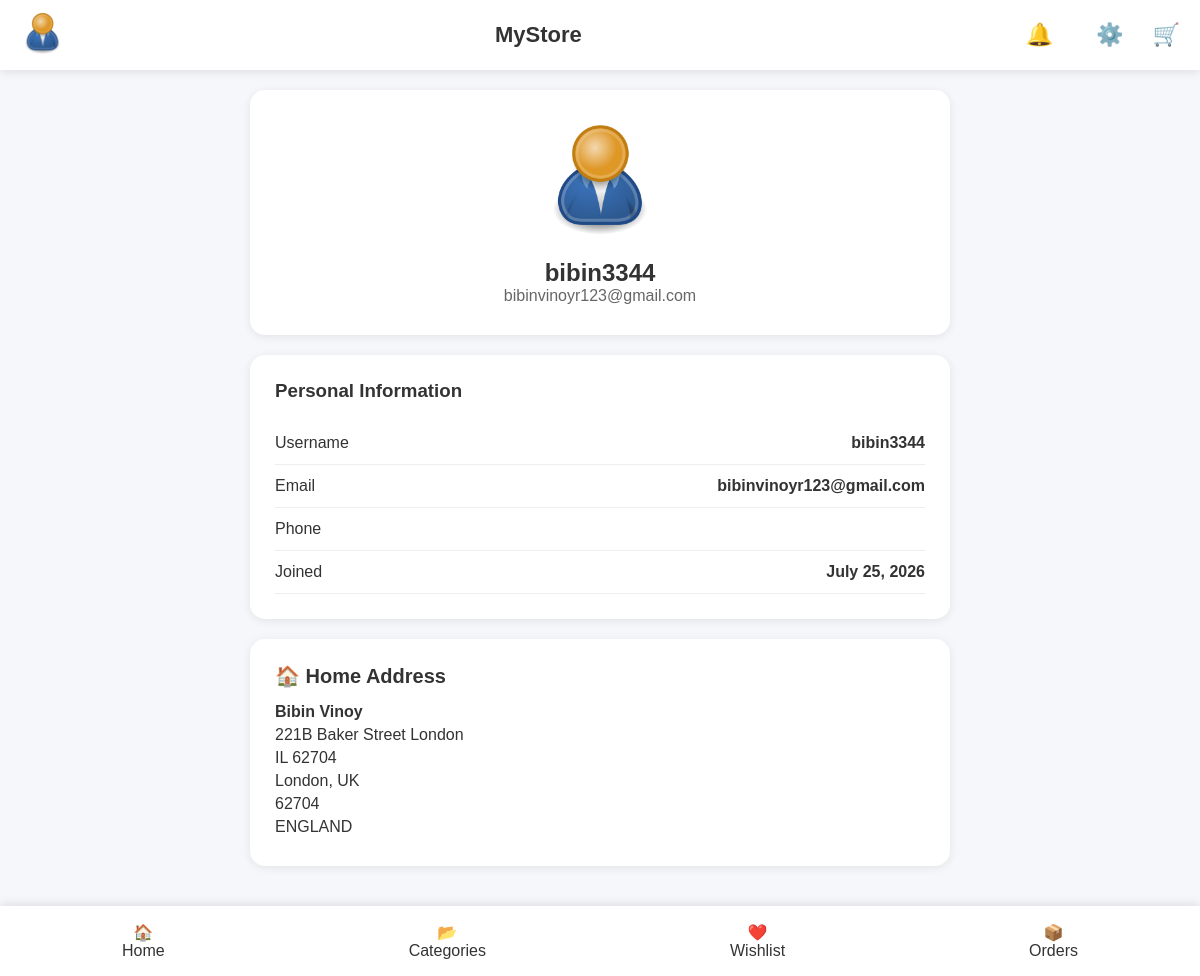
/profile/ (signed in), run on the app's committed database.
### accounts/models.py (models this page shows, shortened)
class User(AbstractUser):
    phone = models.CharField(max_length=15, blank=True)
    profile_image = models.ImageField(
        default='images/default-profile.png',
        upload_to="profiles/",
        blank=True,
        null=True
    )

class Address(models.Model):
    ADDRESS_TYPES = (
        ('home', 'Home'),
        ('office', 'Office'),
    )
    address_type = models.CharField(
        max_length=10,
        choices=ADDRESS_TYPES,
        default='home'
    )
    user = models.ForeignKey(
        User,
        on_delete=models.CASCADE,
        related_name="addresses"
    )
    full_name = models.CharField(
        max_length=100
    )
    phone_number = models.CharField(
        max_length=20,
    )
    address_line_1 = models.CharField(
        max_length=255
    )
    address_line_2 = models.CharField(
        max_length=255,
        blank=True
    )
    city = models.CharField(
        max_length=100
    )
    state = models.CharField(
        max_length=100
    )
    postal_code = models.CharField(
        max_length=20
    )
    country = models.CharField(
        max_length=100
    )
    is_default = models.BooleanField(
        default=False
    )

### accounts/views.py (the view)
# urls.py: path('profile/',views.user_profile,name='user_profile'),
@login_required(login_url='login')
def user_profile(request):
    profile=request.user
    address=profile.addresses.all()
    home_address = address.filter(address_type='home').first()
    office_address = address.filter(address_type='office').first()
    context={'profile':profile,'home_address':home_address,'office_address':office_address}
    return render(request,'account/profile.html',context)

### template/account/profile.html (shortened to what this page needs)
{% extends 'base.html' %}
{% load static %}
{% block extra_css %}
<link rel="stylesheet" href="{% static 'css/profile.css' %}">
<link rel="stylesheet" href="{% static 'css/address.css' %}">
{% endblock %}
{% block content %}
<div class="profile-container">
    <div class="profile-card">
     {% if user.profile_image %}
        <img
            src="{{ user.profile_image.url }}"
            alt="Profile"
            class="profile-image-large"
        >
     {% else %}
        <img
            src="{% static 'images/default-profile.png' %}"
            alt="Profile"
            class="profile-image-large"
        >
     {% endif %}
        <h2>{{profile.username}}</h2>
        <p class="profile-email">
            {{profile.email}}
        </p>
    </div>
    <div class="info-card">
        <h3>Personal Information</h3>
        <div class="info-row">
            <span>Username</span>
            <strong>{{profile.username}}</strong>
        </div>
        <div class="info-row">
            <span>Email</span>
            <strong>{{profile.email}}</strong>
        </div>
        <div class="info-row">
            <span>Phone</span>
        </div>
        <div class="info-row">
            <span>Joined</span>
            <strong>{{ user.date_joined|date:"F j, Y" }}</strong>
        </div>
    </div>
{% if home_address or office_address %}
    {% if home_address %}
    <div class="address-card">
        <div class="address-type">
            🏠 Home Address
        </div>
        <div class="address-content">
            <p><strong>{{ home_address.full_name }}</strong></p>
            <p>{{ home_address.address_line_1 }}</p>
            <p>{{ home_address.address_line_2 }}</p>
            <p>{{ home_address.city }}, {{ home_address.state }}</p>
            <p>{{ home_address.postal_code }}</p>
            <p>{{ home_address.country }}</p>
        </div>
    </div>
    {% endif %}
{% endif %}
    </div>
    {% endblock %}

### template/includes/navbar.html (shortened to what this page needs)
{% load static %}
<header class="top-navbar">
  <div class="left-section">
    {% if user.profile_image %}
    <a href="{% url 'user_profile' %}">
      <img
        src="{{ user.profile_image.url }}"
        alt="Profile"
        class="profile-image"
      />
    </a>
    {% endif %}
  </div>
  <div class="center-section">
    <h2 class="logo">MyStore</h2>
  </div>
  <div class="right-section">
    {% if user.is_authenticated %}
    <div class="notification-container">
      <button class="icon-btn">🔔</button>
    </div>
    {% endif %}
    <div class="settings-container">
      <button class="icon-btn settings-btn">⚙️</button>
    </div>
    {% if user.is_authenticated %}
    <a href="{% url 'cart:cart' %}" class="icon-btn"> 🛒 </a>
    {% endif %}
  </div>
</header>

### static/css/base.css (style rules this page uses)
* { margin: 0; padding: 0; box-sizing: border-box; }
body { font-family: Arial, sans-serif; background: #f5f7fa; color: #333; }
.top-navbar { position: fixed; top: 0; width: 100%; height: 70px; background: white; display: flex; justify-content: space-between; align-items: center; padding: 0 20px; box-shadow: 0 2px 10px rgba(0, 0, 0, 0.1); z-index: 1000; }
.profile-image { width: 45px; height: 45px; border-radius: 50%; object-fit: cover; }
.logo { font-size: 22px; }
.right-section { display: flex; gap: 15px; align-items: center; }
.icon-btn { background: none; border: none; text-decoration: none; font-size: 22px; cursor: pointer; }
.settings-container, .notification-container { position: relative; }

### static/css/profile.css (style rules this page uses)
.profile-container { max-width:700px; margin:auto; }
.profile-card { background:white; padding:30px; border-radius:15px; text-align:center; margin-bottom:20px; box-shadow:0 2px 10px rgba(0,0,0,.08); }
.profile-image-large { width:120px; height:120px; border-radius:50%; object-fit:cover; margin-bottom:15px; }
.profile-email { color:#666; }
.info-card, .form-card { background:white; padding:25px; border-radius:15px; margin-bottom:20px; box-shadow:0 2px 10px rgba(0,0,0,.08); }
.info-card h3, .form-card h2 { margin-bottom:20px; }
.info-row { display:flex; justify-content:space-between; padding:12px 0; border-bottom:1px solid #eee; }
button { width:100%; padding:12px; border:none; border-radius:8px; cursor:pointer; background:#2563eb; color:white; }

### static/css/address.css (style rules this page uses)
.address-card { background:white; border-radius:15px; padding:25px; margin-bottom:20px; box-shadow:0 2px 10px rgba(0,0,0,.08); }
.address-type { font-size:20px; font-weight:600; margin-bottom:15px; }
.address-content p { margin-bottom:5px; }
button { width:100%; padding:14px; border:none; border-radius:8px; background:#2563eb; color:white; cursor:pointer; }

### data on the page
User: profile_image (placeholder picture), username "bibin3344", email "bibinvinoyr123@gmail.com", date_joined "July 25, 2026"
Address: full_name "Bibin Vinoy", address_line_1 "221B Baker Street London", address_line_2 "IL 62704", city "London", state "UK", postal_code "62704", country "ENGLAND"
